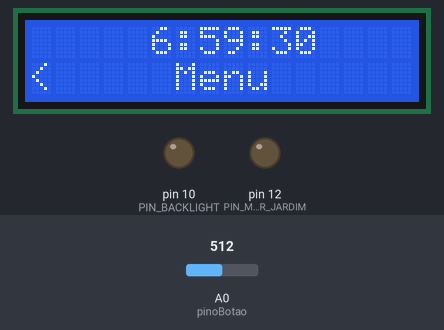
The sketch below on a simulated Arduino Uno, built with avr-gcc and run on an emulated ATmega328P. Shown: 16×2 character LCD, output pins drawn as LEDs (lit = HIGH). Inputs (shaded band) come from the test bench; at power-on: A0 (pinoBotao) = 512. What the sketch prints to the serial monitor is not drawn.

Above: at 1.2 s.
1.3 s: A0 (pinoBotao) set to 270
At 2.7 s:
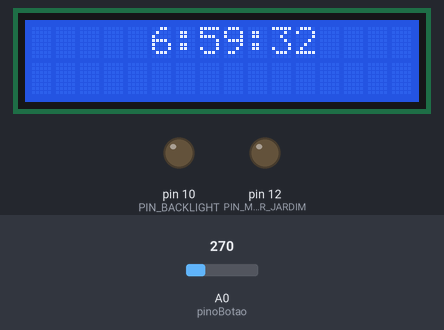
2.9 s: A0 (pinoBotao) set to 244
4.6 s: A0 (pinoBotao) set to 397
6.6 s: A0 (pinoBotao) set to 425
At 7.1 s:
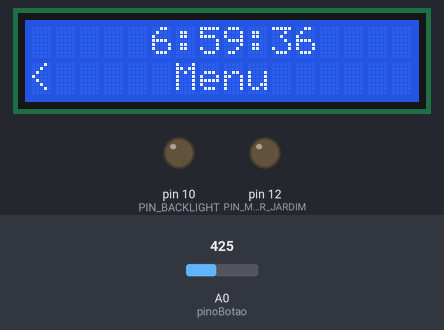
8.2 s: A0 (pinoBotao) set to 122
At 8.9 s:
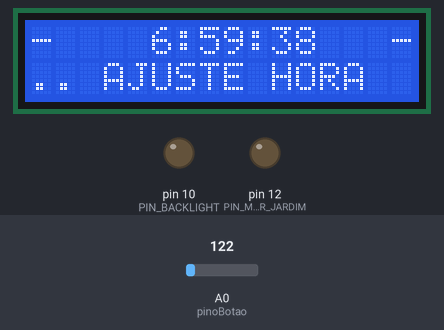
11.2 s: A0 (pinoBotao) set to 101
At 13.2 s:
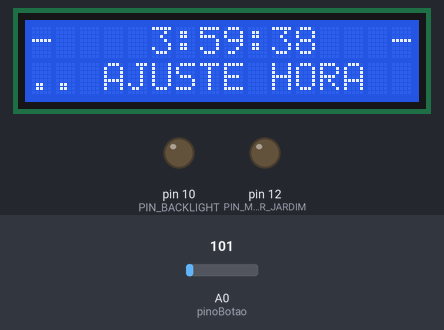
Timing chart, 0 to 14.7 s (numbered marks = the images above; inputs shaded):
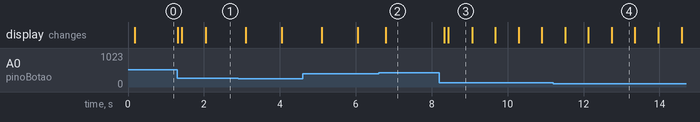

The sketch:

irduino.ino
```cpp
/**
 * Programa para controlar um sistema de irrigação feito em arduino
 * @author Rafael Lima
 * @version 0.33
 */

#include <Time.h>
#include <TimeAlarms.h>
#include <LiquidCrystal.h>    //Biblioteca para Display LCD

#include "irduino.h"

#define PIN_MOLHAR_JARDIM 12
#define PIN_BACKLIGHT     10

LiquidCrystal lcd(8, 9, 4, 5, 6, 7);

byte pinoBotao = A0;

int valorBotao = 0;
int opcao_tela = 0;

void setup(){
  Serial.begin(9600);
	setTime(6,59,30,2,6,14);

  pinMode(PIN_MOLHAR_JARDIM,OUTPUT);
  pinMode(PIN_BACKLIGHT,OUTPUT);
  digitalWrite(PIN_BACKLIGHT, LOW);

  desligarIrrigacao();
  lcd.begin(16, 2);    //Definindo o LCD com 16 colunas e 2 linhas
  lcd.clear();
  lcd.setCursor(0, 0); //Definindo o cursor na posição inicial do LCD

  Alarm.alarmRepeat(7,00,0, acionarIrrigacao);  // 7:00am every day
  Alarm.alarmRepeat(7,01,0, desligarIrrigacao);  // 7:01am every day

  Alarm.alarmRepeat(12,00,0, acionarIrrigacao);  // 12:00am every day
  Alarm.alarmRepeat(12,01,0, desligarIrrigacao);  // 12:01am every day

  Alarm.alarmRepeat(18,00,0, acionarIrrigacao);  // 6:00pm every day
  Alarm.alarmRepeat(18,01,0, desligarIrrigacao);  // 6:01pm every day
}

void loop(){
  valorBotao = analogRead(pinoBotao);
  switch (opcao_tela) {
      case UI_MENU:
        menu();
        break;
      case UI_WATER:
        lcdDigitalClockDisplay();
        lcd.setCursor(0, 1);
        lcd.print(ALERTA_MOLHANDO);
        break;
      case UI_SET_TIME:
        navergarMenuHora();
        break;
      case UI_SET_TIME_HOUR:
        MenuHora_AjusteHora();
        break;
      case UI_SET_TIME_MIN:
        MenuHora_AjusteMin();
        break;
      case UI_SET_TIME_SEC:
        MenuHora_AjusteSec();
        break;
      case UI_TIME:
      default:
        lcdDigitalClockDisplay();
        if((valorBotao <= BTN_SELECT)&&((valorBotao > BTN_LEFT)))
          opcao_tela = UI_MENU;
        else
          opcao_tela = UI_TIME;
        break;
  }
  Alarm.delay(100);
}

/*
 * Funções para controle do módulo relé
 */
void acionarIrrigacao(){
  digitalWrite(PIN_MOLHAR_JARDIM, HIGH);
  digitalWrite(PIN_BACKLIGHT, HIGH);
  Serial.println("Molhando o Jardim");
  opcao_tela = UI_WATER;
}

void desligarIrrigacao(){
  digitalWrite(PIN_MOLHAR_JARDIM, LOW);
  digitalWrite(PIN_BACKLIGHT, LOW);
  Serial.println("Feixando a torneira");
  lcd.setCursor(0, 1);
  lcd.print(LINHA_APAGADA);
  opcao_tela = UI_TIME;
}


/*
 * Funções para Manipulação do display lcd:
 * E menus
 */

void lcdDigitalClockDisplay()
{
  // digital clock display of the time
  lcd.setCursor(0,0);
  if(hour()<10)
    lcd.print("     "); // 5c em branco
  else
    lcd.print("    "); // 4c em branco
  lcd.print(hour());
  lcdPrintDigits(minute());
  lcdPrintDigits(second());
  lcd.print("    "); // 4c em branco
}

void lcdDigitalsetTimeDisplay()
{
  // digital clock display of the time
  lcd.setCursor(0,0);
  if(hour()<10)
    lcd.print("-    "); // 5c em branco
  else
    lcd.print("-   "); // 4c em branco
  lcd.print(hour());
  lcdPrintDigits(minute());
  lcdPrintDigits(second());
  lcd.print("   -"); // 4c em branco
}

void lcdPrintDigits(int digits)
{
  lcd.print(":");
  if(digits < 10)
     lcd.print('0');
  lcd.print(digits);
}

void menu(){
  lcd.setCursor(0,1);
  navegarMenu();
  lcd.print(MENU_INICIO);
}

void navegarMenu(){
  valorBotao = analogRead(pinoBotao);
  if(valorBotao <= BTN_RIGHT){
  }else{
    if(valorBotao <= BTN_UP){
    }else{
      if(valorBotao <= BTN_DOWN){
        opcao_tela = UI_SET_TIME;
      }else{
        if(valorBotao <= BTN_LEFT){
          lcd.setCursor(0,1);
          lcd.print(LINHA_APAGADA);
          opcao_tela = UI_TIME;
        }else{
          if(valorBotao <= BTN_SELECT){
            // do something
          }
        }
      }
    }
  }
}

void navergarMenuHora(){
  lcdDigitalClockDisplay();
        lcd.setCursor(0, 1);
        lcd.print(MENU_SET_TIME);
        if(valorBotao <= BTN_UP){
          opcao_tela = UI_MENU;
        }else{
          if(valorBotao <= BTN_SELECT){
            opcao_tela = UI_SET_TIME_HOUR;
          }
        }
}

void MenuHora_AjusteHora(){
  lcdDigitalsetTimeDisplay();
  lcd.setCursor(0, 1);
  lcd.print(MENU_SET_TIME_HOUR);
  if(valorBotao<=BTN_RIGHT){
    opcao_tela = UI_SET_TIME_MIN;
  }else{
    if(valorBotao <= BTN_UP){
      setTime(hour()+1, minute(), second(), day(), month(), year());
      Alarm.delay(500);
    }else{
      if(valorBotao <= BTN_DOWN){
        setTime(hour()-1, minute(), second(), day(), month(), year());
        Alarm.delay(500);
      }else{
        if(valorBotao <= BTN_LEFT){
            opcao_tela = UI_SET_TIME_SEC;
        }else{
          if(valorBotao <= BTN_SELECT){
            opcao_tela = UI_SET_TIME;
          }
        }
      }
    }
  }
}

void MenuHora_AjusteMin(){
  lcdDigitalsetTimeDisplay();
  lcd.setCursor(0, 1);
  lcd.print(MENU_SET_TIME_MIN);
  if(valorBotao<=BTN_RIGHT){
    opcao_tela = UI_SET_TIME_SEC;
  }else{
    if(valorBotao <= BTN_UP){
      setTime(hour(), minute()+1, second(), day(), month(), year());
      Alarm.delay(500);
    }else{
      if(valorBotao <= BTN_DOWN){
        setTime(hour(), minute()-1, second(), day(), month(), year());
        Alarm.delay(500);
      }else{
        if(valorBotao <= BTN_LEFT){
            opcao_tela = UI_SET_TIME_HOUR;
        }else{
          if(valorBotao <= BTN_SELECT){
            opcao_tela = UI_SET_TIME;
          }
        }
      }
    }
  }
}

void MenuHora_AjusteSec(){
  lcdDigitalsetTimeDisplay();
  lcd.setCursor(0, 1);
  lcd.print(MENU_SET_TIME_SEC);
  if(valorBotao<=BTN_RIGHT){
    opcao_tela = UI_SET_TIME_HOUR;
  }else{
    if(valorBotao <= BTN_UP){
      setTime(hour(), minute(), second()+1, day(), month(), year());
      Alarm.delay(500);
    }else{
      if(valorBotao <= BTN_DOWN){
        setTime(hour(), minute(), second()-1, day(), month(), year());
        Alarm.delay(500);
      }else{
        if(valorBotao <= BTN_LEFT){
          opcao_tela = UI_SET_TIME_MIN;
        }else{
          if(valorBotao <= BTN_SELECT){
            opcao_tela = UI_SET_TIME;
          }
        }
      }
    }
  }
}
```

irduino.h
```cpp
/**
 * Arquivo de configurações
 */

// Textos usados
#define LINHA_APAGADA       "                "
#define MENU_INICIO         "<     Menu      "
#define MENU_SET_TIME       ". AJUSTAR HORA  "
#define MENU_SET_TIME_HOUR	".. AJUSTE HORA  "
#define MENU_SET_TIME_MIN	".. AJUSTE MIN   "
#define MENU_SET_TIME_SEC	".. AJUSTE SEC   "
#define ALERTA_MOLHANDO		"  ..Molhando..  "

#define UI_TIME 			0
#define UI_WATER			1

// Definições do Menu Principal
#define UI_MENU 			127
#define NUM_OPTIONS_MENU	2

// Definições do submenu para ajustar a hora:
#define UI_SET_TIME 		128
#define UI_SET_TIME_HOUR 	129
#define UI_SET_TIME_MIN		130
#define UI_SET_TIME_SEC		131

// Macros para ajudar no uso dos botões
#define BTN_SELECT 642
#define BTN_LEFT 413
#define BTN_DOWN 259
#define BTN_UP 110
#define BTN_RIGHT 0

#define BTN_SELECT_PRESSED (valor_Botao >=BTN_SELECT)
#define BTN_LEFT_PRESSED (valor_Botao <BTN_SELECT)&&(valor_Botao >=BTN_LEFT)
#define BTN_RIGHT_PRESSED (valor_Botao <BTN_SELECT)&&(valor_Botao >=BTN_LEFT)
```

Measured:
- the behaviour switches between 413 and 414 on A0 (pinoBotao) (found by bisection; images 1 and 2)
- after the input at 1.3 s, the display: first changes at once (image 1 shows a later state)
- after the input at 6.6 s, the display: changes after 0.19 s (image 2)
- after the input at 8.2 s, the display: first changes after 0.14 s (image 3 shows a later state)
- what the display in image 3 shows lasts 0.7 s, from 8.4 s to 9.1 s
